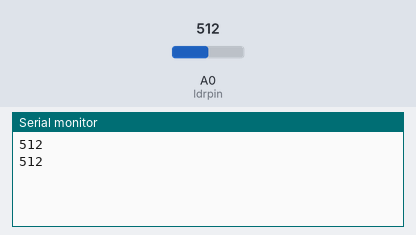
A sketch run on a simulated Arduino Uno, built with avr-gcc and run on an emulated ATmega328P. Shown: the last lines printed to the serial monitor. The test bench sets the inputs (shaded band); at power-on: A0 (ldrpin) = 512.

Above: at 1.8 s.
1.9 s: A0 (ldrpin) set to 716
At 2.6 s:
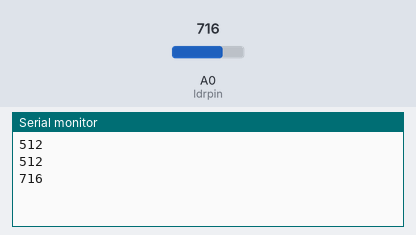
3.4 s: A0 (ldrpin) set to 900
At 4.8 s:
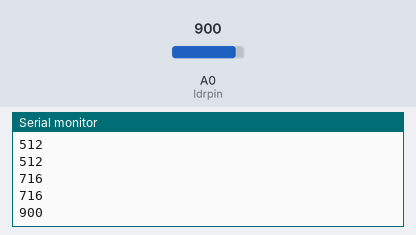
Timing chart, 0 to 6.4 s (numbered marks = the images above; inputs shaded):
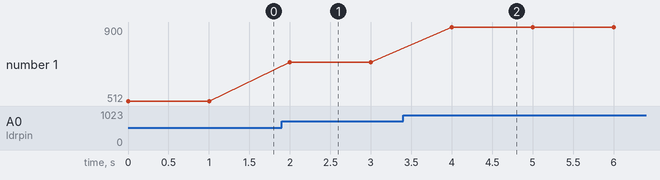

Measured:
- after the input at 1.9 s, the serial monitor: prints a new line after 0.10 s (image 1)
- after the input at 3.4 s, the serial monitor: prints a new line after 0.60 s (image 2)
- plotted number 1: 512 → 716 after the input at 1.9 s, 716 → 900 after the input at 3.4 s

The sketch:

receiver.ino
```cpp
void setup() {
  // put your setup code here, to run once:
Serial.begin(19200);
}
int ldrpin=A0;
void loop() {
  // put your main code here, to run repeatedly:
Serial.println(int(analogRead(ldrpin)));
delay(1000);
}
```
